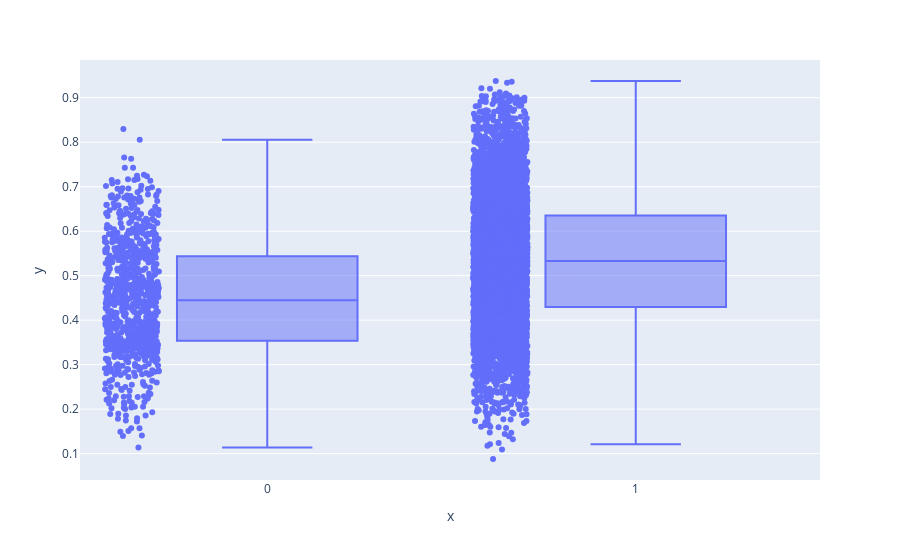
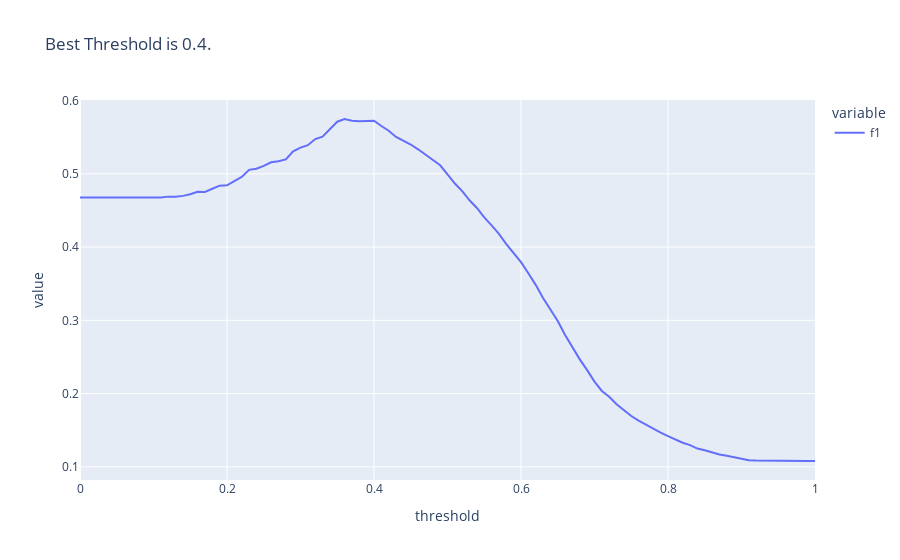
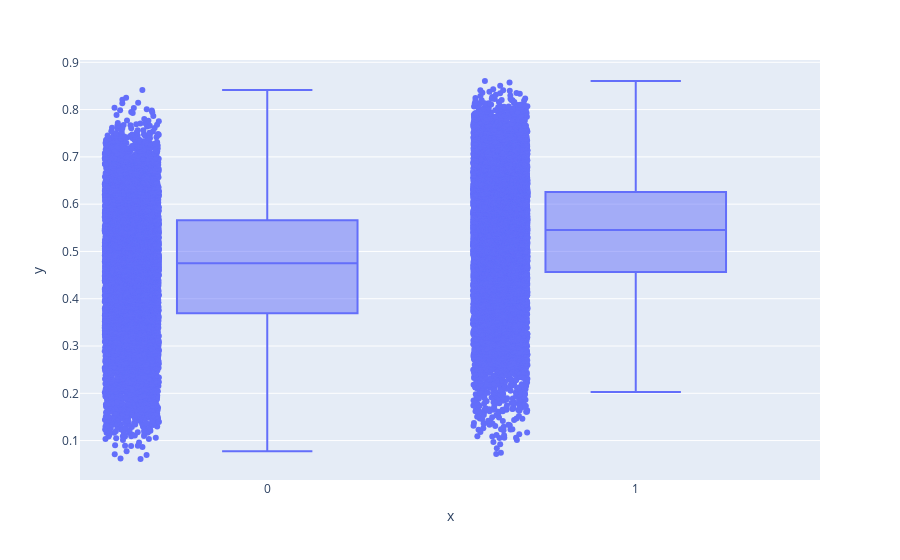
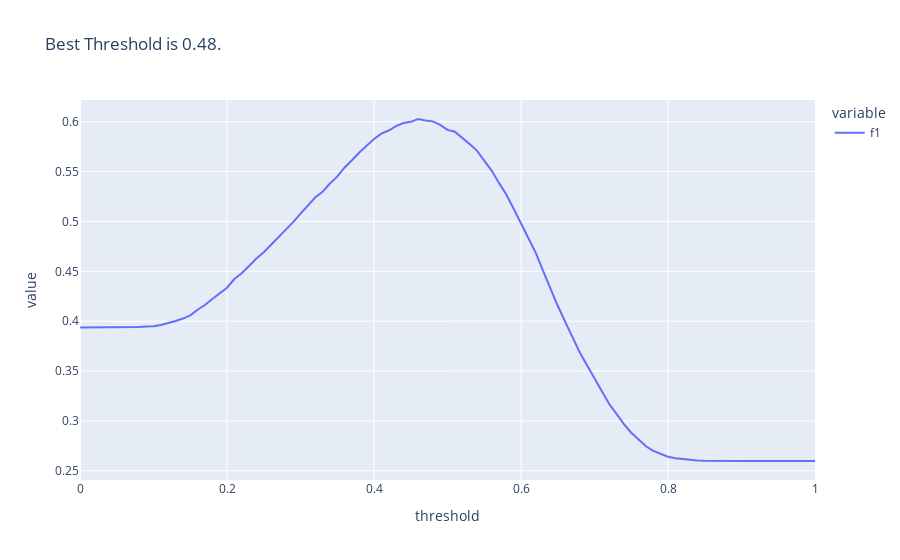

The cell these charts' notebook holds for them, in order:
### Markdown cell above
## Deep Learning

### Code cell
%%time

if CFG.SUBMISSION_MODE:    
    env = jo_wilder_310.make_env()
    iter_test = env.iter_test()

    storage = []
    for x, sample in iter_test:
        level_group = x.level_group.values[0]
        if level_group == "0-4":
            storage.append(x)
            x = dp.transform(data=x, decided_level_group=level_group)
        elif level_group == "5-12":
            storage.append(x)
            x = pd.concat(storage, axis=0, ignore_index=True)
            x.level_group = level_group
            x = dp.transform(data=x, decided_level_group=level_group)
        else: # "13-22"
            x = pd.concat(storage + [x], axis=0, ignore_index=True)
            x.level_group = level_group
            x = dp.transform(data=x, decided_level_group=level_group)
            storage = []
        
        submission = predict(x, models[level_group], level_group, thresholds[level_group])
        submission = submission.set_index("session_id").reindex(sample.session_id).reset_index()
        env.predict(submission)                       

else:
    thresholds = {}
    for level_group in lq_dict.keys():
        print(f"\nlevel_group {level_group} model...")
        
        # create data loader
        train_loader, val_loader = create_loader_train(
                            train[level_group][0],
                            train[level_group][1],
                            train_labels,
                            level_group,
                            predict_all=CFG.PREDICT_ALL
                        )
        # pretraining
        pretrained_model = pretraining(
            train_loader,
            level_group,
            epochs=CFG.PRETRAIN_EPOCHS,
            omit=CFG.PRETRAINING_OMIT
        )
            
        # training
        model, best_threshold = training(
            train_loader,
            val_loader,
            MultiOutputsModel,
            pretrained_model,
            omit=True#CFG.TRAINING_OMIT
        )
        
        best_threshold = explore_threshold(model, val_loader)
            
        # predicting
        submission = predict(test[level_group], model, level_group, best_threshold)
        display(submission)
        submission.to_csv("submission.csv", index=False)
        
        thresholds[level_group] = best_threshold
        
        torch.cuda.empty_cache()
    
    thresholds_path = f"{CFG.CHECKPOINT_PATH}/{model.name}_thresholds{'_all' if CFG.PREDICT_ALL else ''}.pickle"
    with open(thresholds_path, "wb") as f:
        pickle.dump(thresholds, f)

### Figure 1 — Plotly figure (JSON) as saved in the notebook; plotly's stock layout.template omitted (floating-point values rounded to 4 significant figures; data arrays with more than 128 entries replaced by an {"elided": "..."} marker saying what was removed)
{"data": [{"alignmentgroup": "True", "boxpoints": "all", "hovertemplate": "x=%{x}<br>y=%{y}<extra></extra>", "legendgroup": "", "marker": {"color": "#636efa"}, "name": "", "notched": false, "offsetgroup": "", "orientation": "v", "showlegend": false, "type": "box", "x": {"elided": "7080 int values"}, "x0": " ", "xaxis": "x", "y": {"elided": "7080 float values"}, "y0": " ", "yaxis": "y"}], "layout": {"autosize": true, "boxmode": "group", "legend": {"tracegroupgap": 0}, "margin": {"t": 60}, "xaxis": {"anchor": "y", "autorange": true, "domain": [0, 1], "range": [-0.5119, 1.5], "title": {"text": "x"}, "type": "linear"}, "yaxis": {"anchor": "x", "autorange": true, "domain": [0, 1], "range": [0.04074, 0.9848], "title": {"text": "y"}, "type": "linear"}}}

### Figure 2 — Plotly figure (JSON) as saved in the notebook; plotly's stock layout.template omitted (floating-point values rounded to 4 significant figures)
{"data": [{"hovertemplate": "variable=f1<br>threshold=%{x}<br>value=%{y}<extra></extra>", "legendgroup": "f1", "line": {"color": "#636efa", "dash": "solid"}, "marker": {"symbol": "circle"}, "mode": "lines", "name": "f1", "orientation": "v", "showlegend": true, "type": "scatter", "x": [0, 0.01, 0.02, 0.03, 0.04, 0.05, 0.06, 0.07, 0.08, 0.09, 0.1, 0.11, 0.12, 0.13, 0.14, 0.15, 0.16, 0.17, 0.18, 0.19, 0.2, 0.21, 0.22, 0.23, 0.24, 0.25, 0.26, 0.27, 0.28, 0.29, 0.3, 0.31, 0.32, 0.33, 0.34, 0.35, 0.36, 0.37, 0.38, 0.39, 0.4, 0.41, 0.42, 0.43, 0.44, 0.45, 0.46, 0.47, 0.48, 0.49, 0.5, 0.51, 0.52, 0.53, 0.54, 0.55, 0.56, 0.57, 0.58, 0.59, 0.6, 0.61, 0.62, 0.63, 0.64, 0.65, 0.66, 0.67, 0.68, 0.69, 0.7, 0.71, 0.72, 0.73, 0.74, 0.75, 0.76, 0.77, 0.78, 0.79, 0.8, 0.81, 0.82, 0.83, 0.84, 0.85, 0.86, 0.87, 0.88, 0.89, 0.9, 0.91, 0.92, 0.93, 0.94, 0.95, 0.96, 0.97, 0.98, 0.99, 1], "xaxis": "x", "y": [0.4678, 0.4678, 0.4678, 0.4678, 0.4678, 0.4678, 0.4678, 0.4678, 0.4678, 0.4677, 0.4677, 0.4677, 0.4689, 0.4688, 0.4699, 0.4721, 0.4755, 0.4753, 0.4796, 0.4838, 0.4843, 0.4904, 0.4959, 0.5054, 0.5069, 0.5108, 0.5157, 0.5171, 0.5198, 0.5306, 0.5357, 0.5391, 0.5475, 0.5506, 0.5604, 0.5711, 0.5748, 0.5726, 0.5717, 0.5722, 0.5725, 0.5652, 0.5588, 0.5504, 0.5451, 0.54, 0.5335, 0.5262, 0.5186, 0.5116, 0.4991, 0.4867, 0.4763, 0.4639, 0.4534, 0.4406, 0.4296, 0.4181, 0.4041, 0.3916, 0.3793, 0.3642, 0.3484, 0.3306, 0.3144, 0.2992, 0.2801, 0.2625, 0.2468, 0.2321, 0.2163, 0.2036, 0.1956, 0.1855, 0.1779, 0.1693, 0.1632, 0.1575, 0.1517, 0.1468, 0.1418, 0.137, 0.133, 0.1297, 0.125, 0.1226, 0.1195, 0.117, 0.1151, 0.1132, 0.1104, 0.109, 0.1087, 0.1085, 0.108, 0.108, 0.108, 0.108, 0.108, 0.108, 0.108], "yaxis": "y"}], "layout": {"autosize": true, "legend": {"title": {"text": "variable"}, "tracegroupgap": 0}, "title": {"text": "Best Threshold is 0.4."}, "xaxis": {"anchor": "y", "autorange": true, "domain": [0, 1], "range": [0, 1], "title": {"text": "threshold"}, "type": "linear"}, "yaxis": {"anchor": "x", "autorange": true, "domain": [0, 1], "range": [0.08204, 0.6008], "title": {"text": "value"}, "type": "linear"}}}

### Figure 3 — Plotly figure (JSON) as saved in the notebook; plotly's stock layout.template omitted (floating-point values rounded to 4 significant figures; data arrays with more than 128 entries replaced by an {"elided": "..."} marker saying what was removed)
{"data": [{"alignmentgroup": "True", "boxpoints": "all", "hovertemplate": "x=%{x}<br>y=%{y}<extra></extra>", "legendgroup": "", "marker": {"color": "#636efa"}, "name": "", "notched": false, "offsetgroup": "", "orientation": "v", "showlegend": false, "type": "box", "x": {"elided": "23600 int values"}, "x0": " ", "xaxis": "x", "y": {"elided": "23600 float values"}, "y0": " ", "yaxis": "y"}], "layout": {"autosize": true, "boxmode": "group", "legend": {"tracegroupgap": 0}, "margin": {"t": 60}, "xaxis": {"anchor": "y", "autorange": true, "domain": [0, 1], "range": [-0.5099, 1.5], "title": {"text": "x"}, "type": "linear"}, "yaxis": {"anchor": "x", "autorange": true, "domain": [0, 1], "range": [0.01665, 0.9049], "title": {"text": "y"}, "type": "linear"}}}

### Figure 4 — Plotly figure (JSON) as saved in the notebook; plotly's stock layout.template omitted (floating-point values rounded to 4 significant figures)
{"data": [{"hovertemplate": "variable=f1<br>threshold=%{x}<br>value=%{y}<extra></extra>", "legendgroup": "f1", "line": {"color": "#636efa", "dash": "solid"}, "marker": {"symbol": "circle"}, "mode": "lines", "name": "f1", "orientation": "v", "showlegend": true, "type": "scatter", "x": [0, 0.01, 0.02, 0.03, 0.04, 0.05, 0.06, 0.07, 0.08, 0.09, 0.1, 0.11, 0.12, 0.13, 0.14, 0.15, 0.16, 0.17, 0.18, 0.19, 0.2, 0.21, 0.22, 0.23, 0.24, 0.25, 0.26, 0.27, 0.28, 0.29, 0.3, 0.31, 0.32, 0.33, 0.34, 0.35, 0.36, 0.37, 0.38, 0.39, 0.4, 0.41, 0.42, 0.43, 0.44, 0.45, 0.46, 0.47, 0.48, 0.49, 0.5, 0.51, 0.52, 0.53, 0.54, 0.55, 0.56, 0.57, 0.58, 0.59, 0.6, 0.61, 0.62, 0.63, 0.64, 0.65, 0.66, 0.67, 0.68, 0.69, 0.7, 0.71, 0.72, 0.73, 0.74, 0.75, 0.76, 0.77, 0.78, 0.79, 0.8, 0.81, 0.82, 0.83, 0.84, 0.85, 0.86, 0.87, 0.88, 0.89, 0.9, 0.91, 0.92, 0.93, 0.94, 0.95, 0.96, 0.97, 0.98, 0.99, 1], "xaxis": "x", "y": [0.3936, 0.3936, 0.3936, 0.3936, 0.3936, 0.3936, 0.3936, 0.394, 0.3942, 0.3947, 0.3949, 0.3961, 0.398, 0.4002, 0.4027, 0.4059, 0.4115, 0.4162, 0.4222, 0.4284, 0.4336, 0.4423, 0.4481, 0.4554, 0.4629, 0.4691, 0.4765, 0.4842, 0.4922, 0.4994, 0.5079, 0.5163, 0.524, 0.5298, 0.5381, 0.545, 0.5542, 0.5614, 0.5692, 0.5759, 0.5827, 0.5882, 0.5913, 0.5957, 0.5988, 0.6, 0.6028, 0.6012, 0.6004, 0.5969, 0.5919, 0.5901, 0.5842, 0.5776, 0.5711, 0.5608, 0.551, 0.5387, 0.5271, 0.5128, 0.4983, 0.484, 0.4687, 0.4505, 0.4323, 0.4155, 0.3996, 0.384, 0.3687, 0.3556, 0.3422, 0.329, 0.317, 0.3071, 0.2968, 0.2882, 0.2809, 0.2746, 0.2699, 0.2668, 0.2641, 0.2625, 0.2615, 0.2607, 0.2602, 0.26, 0.2599, 0.2598, 0.2598, 0.2598, 0.2598, 0.2598, 0.2598, 0.2598, 0.2598, 0.2598, 0.2598, 0.2598, 0.2598, 0.2598, 0.2598], "yaxis": "y"}], "layout": {"autosize": true, "legend": {"title": {"text": "variable"}, "tracegroupgap": 0}, "title": {"text": "Best Threshold is 0.48."}, "xaxis": {"anchor": "y", "autorange": true, "domain": [0, 1], "range": [0, 1], "title": {"text": "threshold"}, "type": "linear"}, "yaxis": {"anchor": "x", "autorange": true, "domain": [0, 1], "range": [0.2407, 0.6219], "title": {"text": "value"}, "type": "linear"}}}
